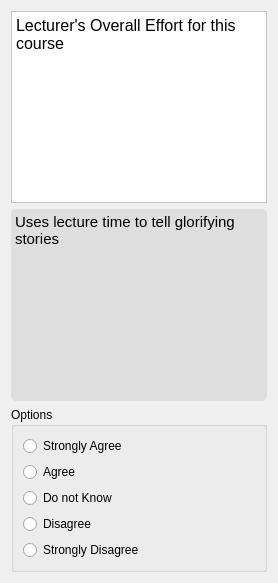
               <widget class="QWidget" name="page_57">
                <layout class="QVBoxLayout" name="verticalLayout_163">
                 <item>
                  <widget class="QTextBrowser" name="textBrowser_121">
                   <property name="styleSheet">
                    <string notr="true">background-color: rgb(255, 255, 255);</string>
                   </property>
                   <property name="html">
                    <string>&lt;!DOCTYPE HTML PUBLIC &quot;-//W3C//DTD HTML 4.0//EN&quot; &quot;http://www.w3.org/TR/REC-html40/strict.dtd&quot;&gt;
&lt;html&gt;&lt;head&gt;&lt;meta name=&quot;qrichtext&quot; content=&quot;1&quot; /&gt;&lt;style type=&quot;text/css&quot;&gt;
p, li { white-space: pre-wrap; }
&lt;/style&gt;&lt;/head&gt;&lt;body style=&quot; font-family:'Comic Sans MS'; font-size:10pt; font-weight:400; font-style:normal;&quot;&gt;
&lt;p style=&quot; margin-top:0px; margin-bottom:0px; margin-left:0px; margin-right:0px; -qt-block-indent:0; text-indent:0px;&quot;&gt;&lt;span style=&quot; font-family:'consolas'; font-size:12pt;&quot;&gt;Lecturer's Overall Effort for this course&lt;/span&gt;&lt;/p&gt;&lt;/body&gt;&lt;/html&gt;</string>
                   </property>
                  </widget>
                 </item>
                 <item>
                  <widget class="QTextBrowser" name="textBrowser_122">
                   <property name="styleSheet">
                    <string notr="true">background-color: rgb(222, 222, 222);
border-radius: 5px;</string>
                   </property>
                   <property name="html">
                    <string>&lt;!DOCTYPE HTML PUBLIC &quot;-//W3C//DTD HTML 4.0//EN&quot; &quot;http://www.w3.org/TR/REC-html40/strict.dtd&quot;&gt;
&lt;html&gt;&lt;head&gt;&lt;meta name=&quot;qrichtext&quot; content=&quot;1&quot; /&gt;&lt;style type=&quot;text/css&quot;&gt;
p, li { white-space: pre-wrap; }
&lt;/style&gt;&lt;/head&gt;&lt;body style=&quot; font-family:'Comic Sans MS'; font-size:10pt; font-weight:400; font-style:normal;&quot;&gt;
&lt;p style=&quot; margin-top:0px; margin-bottom:0px; margin-left:0px; margin-right:0px; -qt-block-indent:0; text-indent:0px;&quot;&gt;&lt;span style=&quot; font-family:'consolas'; font-size:11pt;&quot;&gt;Uses lecture time to tell glorifying stories&lt;/span&gt;&lt;/p&gt;&lt;/body&gt;&lt;/html&gt;</string>
                   </property>
                  </widget>
                 </item>
                 <item>
                  <widget class="QGroupBox" name="groupBox_45">
                   <property name="styleSheet">
                    <string notr="true">QRadionButton:{
	font: 10pt &quot;Comic Sans MS&quot;;
}</string>
                   </property>
                   <property name="title">
                    <string>Options</string>
                   </property>
                   <property name="flat">
                    <bool>false</bool>
                   </property>
                   <layout class="QVBoxLayout" name="verticalLayout_164">
                    <item>
                     <layout class="QVBoxLayout" name="verticalLayout_165">
                      <item>
                       <widget class="QRadioButton" name="radioButton_19_6">
                        <property name="styleSheet">
                         <string notr="true"/>
                        </property>
                        <property name="text">
                         <string>Strongly Agree</string>
                        </property>
                       </widget>
                      </item>
                      <item>
                       <widget class="QRadioButton" name="radioButton_19_7">
                        <property name="text">
                         <string>Agree</string>
                        </property>
                       </widget>
                      </item>
                      <item>
                       <widget class="QRadioButton" name="radioButton_19_8">
                        <property name="text">
                         <string>Do not Know</string>
                        </property>
                       </widget>
                      </item>
                      <item>
                       <widget class="QRadioButton" name="radioButton_19_9">
                        <property name="text">
                         <string>Disagree</string>
                        </property>
                       </widget>
                      </item>
                      <item>
                       <widget class="QRadioButton" name="radioButton_19_10">
                        <property name="text">
                         <string>Strongly Disagree</string>
                        </property>
                       </widget>
                      </item>
                     </layout>
                    </item>
                   </layout>
                  </widget>
                 </item>
                </layout>
               </widget>
